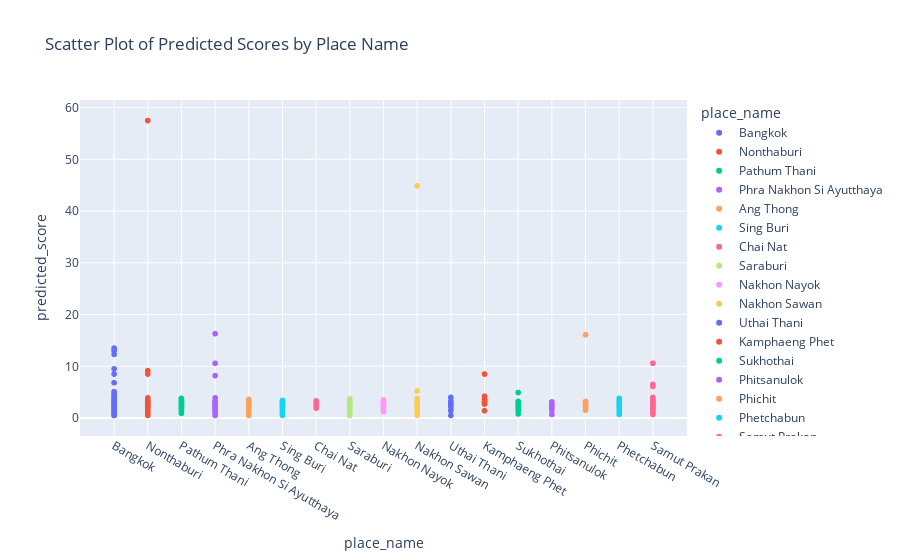

This figure's notebook cell:
### Code cell
# Create scatter plot using Plotly
fig = px.scatter(
    review_sentiment_df, 
    x='place_name', 
    y='predicted_score', 
    color='place_name',  # Optional: to color points by place_name
    hover_data=['location_name'],  # Display location_name when hovering
    title="Scatter Plot of Predicted Scores by Place Name"
)

# Show the plot
fig.show()
